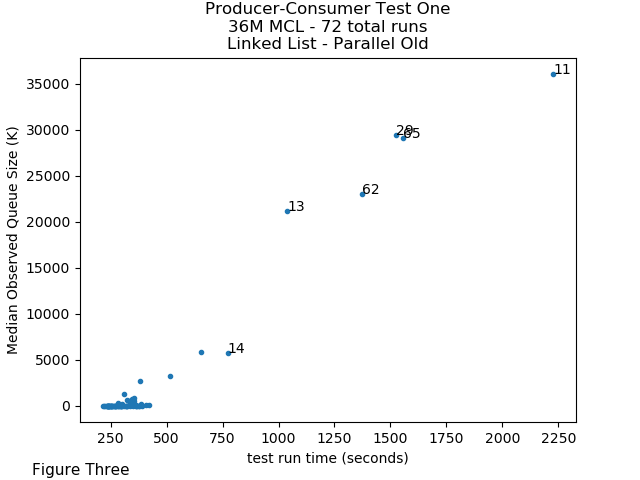

Generate this figure with Python:
import json
import matplotlib

def main():
	with open('test.json', 'r') as myfile:
	    ds1 =myfile.read()

	ds1_obj = json.loads(ds1)

	matplotlib.use('Agg')
	import pylab

	fig,ax = pylab.subplots(1)
#	fig.set_size_inches(8,6)

	x_arr, y_arr = [], []
	ox_arr, oy_arr, run_arr = [], [], []
	run_num = 1

	for obj in ds1_obj:
		x, y = obj['x'],obj['y']
		x_arr.append(x)
		y_arr.append(y)

		if (x > 700):
			ox_arr.append(x)
			oy_arr.append(y)
			run_arr.append(run_num)

		run_num += 1

	pylab.title("Producer-Consumer Test One\n"
				"36M MCL - 72 total runs\n"
				"Linked List - Parallel Old"
		)

	pylab.xlabel('test run time (seconds)')
	pylab.ylabel('Median Observed Queue Size (K)')

	pylab.scatter(x_arr, y_arr, marker='.')

	for i in range(len(ox_arr)):
#		ax.plot(ox_arr[i], oy_arr[i], marker='+', color='green')
		ax.annotate(str(run_arr[i]), xy=(ox_arr[i], oy_arr[i] ), size=10)

	# sub title

	text_str = 'Figure Three'
	ann = ax.annotate(text_str, xy=(.05, .01 ),
						xycoords="figure fraction", size=11)

	pylab.subplots_adjust(bottom=.12)
	pylab.show()
	print('figure size', fig.get_size_inches())
	pylab.savefig("p3_f3.png", dpi=100)

if __name__ == '__main__':
	main()
